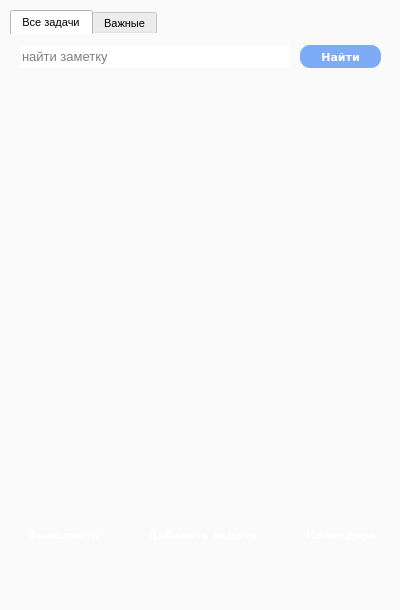
<?xml version="1.0" encoding="UTF-8"?>
<ui version="4.0">
 <class>MainWindow</class>
 <widget class="QMainWindow" name="MainWindow">
  <property name="geometry">
   <rect>
    <x>0</x>
    <y>0</y>
    <width>400</width>
    <height>610</height>
   </rect>
  </property>
  <property name="windowTitle">
   <string>Ежедневник</string>
  </property>
  <property name="layoutDirection">
   <enum>Qt::LeftToRight</enum>
  </property>
  <property name="styleSheet">
   <string notr="true">background-color: rgb(250, 250, 250);</string>
  </property>
  <widget class="QWidget" name="centralwidget">
   <widget class="QTabWidget" name="tabWidget">
    <property name="geometry">
     <rect>
      <x>10</x>
      <y>10</y>
      <width>381</width>
      <height>491</height>
     </rect>
    </property>
    <property name="font">
     <font>
      <pointsize>8</pointsize>
     </font>
    </property>
    <property name="styleSheet">
     <string notr="true">border: 0px;
background-color: rgb(250, 250, 250);</string>
    </property>
    <property name="currentIndex">
     <number>0</number>
    </property>
    <widget class="QWidget" name="all_task">
     <attribute name="title">
      <string>Все задачи</string>
     </attribute>
     <widget class="QPushButton" name="search_btn">
      <property name="geometry">
       <rect>
        <x>290</x>
        <y>10</y>
        <width>81</width>
        <height>23</height>
       </rect>
      </property>
      <property name="font">
       <font>
        <family>Verdana</family>
        <pointsize>8</pointsize>
        <weight>75</weight>
        <bold>true</bold>
       </font>
      </property>
      <property name="styleSheet">
       <string notr="true">font-family: Verdana;
font-weight: bold;
font-size: 8pt;
border-radius: 10px;
color: white;
background-color: #7dabf6;
</string>
      </property>
      <property name="text">
       <string>Найти</string>
      </property>
     </widget>
     <widget class="QLineEdit" name="search_line_edit">
      <property name="geometry">
       <rect>
        <x>10</x>
        <y>10</y>
        <width>271</width>
        <height>23</height>
       </rect>
      </property>
      <property name="font">
       <font>
        <pointsize>10</pointsize>
       </font>
      </property>
      <property name="styleSheet">
       <string notr="true">background-color: rgb(255, 255, 255);
font-size: 10pt;</string>
      </property>
      <property name="text">
       <string/>
      </property>
      <property name="placeholderText">
       <string>найти заметку</string>
      </property>
     </widget>
     <widget class="QListWidget" name="taskListWidget">
      <property name="geometry">
       <rect>
        <x>10</x>
        <y>46</y>
        <width>361</width>
        <height>401</height>
       </rect>
      </property>
      <property name="styleSheet">
       <string notr="true">background-color: rgb(250, 250, 250);</string>
      </property>
     </widget>
     <widget class="QPushButton" name="important_button">
      <property name="geometry">
       <rect>
        <x>320</x>
        <y>400</y>
        <width>51</width>
        <height>51</height>
       </rect>
      </property>
      <property name="styleSheet">
       <string notr="true"/>
      </property>
      <property name="text">
       <string/>
      </property>
     </widget>
    </widget>
    <widget class="QWidget" name="important_task">
     <attribute name="title">
      <string>Важные</string>
     </attribute>
     <widget class="QLineEdit" name="search_line_edit_2">
      <property name="geometry">
       <rect>
        <x>10</x>
        <y>10</y>
        <width>271</width>
        <height>23</height>
       </rect>
      </property>
      <property name="font">
       <font>
        <pointsize>10</pointsize>
       </font>
      </property>
      <property name="styleSheet">
       <string notr="true">background-color: rgb(255, 255, 255);
font-size: 10pt;</string>
      </property>
      <property name="text">
       <string/>
      </property>
      <property name="placeholderText">
       <string>найти заметку</string>
      </property>
     </widget>
     <widget class="QPushButton" name="search_btn2">
      <property name="geometry">
       <rect>
        <x>290</x>
        <y>10</y>
        <width>81</width>
        <height>23</height>
       </rect>
      </property>
      <property name="font">
       <font>
        <family>Verdana</family>
        <pointsize>8</pointsize>
        <weight>75</weight>
        <bold>true</bold>
       </font>
      </property>
      <property name="layoutDirection">
       <enum>Qt::RightToLeft</enum>
      </property>
      <property name="styleSheet">
       <string notr="true">font-family: Verdana;
font-weight: bold;
font-size: 8pt;
border-radius: 10px;
color: white;
background-color: #7dabf6;
</string>
      </property>
      <property name="text">
       <string>Найти</string>
      </property>
     </widget>
     <widget class="QListWidget" name="taskListWidget_2">
      <property name="geometry">
       <rect>
        <x>10</x>
        <y>46</y>
        <width>361</width>
        <height>401</height>
       </rect>
      </property>
      <property name="styleSheet">
       <string notr="true">background-color: rgb(250, 250, 250);</string>
      </property>
     </widget>
    </widget>
   </widget>
   <widget class="QPushButton" name="calendar_btn">
    <property name="geometry">
     <rect>
      <x>291</x>
      <y>520</y>
      <width>101</width>
      <height>29</height>
     </rect>
    </property>
    <property name="sizePolicy">
     <sizepolicy hsizetype="Minimum" vsizetype="Expanding">
      <horstretch>0</horstretch>
      <verstretch>0</verstretch>
     </sizepolicy>
    </property>
    <property name="font">
     <font>
      <family>Verdana</family>
      <pointsize>8</pointsize>
      <weight>75</weight>
      <bold>true</bold>
     </font>
    </property>
    <property name="styleSheet">
     <string notr="true">font-family: Verdana;
font-weight: bold;
font-size: 8pt;
border-radius: 10px;
color: white;

</string>
    </property>
    <property name="text">
     <string>Календарь</string>
    </property>
    <property name="icon">
     <iconset>
      <normaloff>../../../../.designer/images/calendar.png</normaloff>../../../../.designer/images/calendar.png</iconset>
    </property>
    <attribute name="buttonGroup">
     <string notr="true">buttons_group</string>
    </attribute>
   </widget>
   <widget class="QPushButton" name="perform_button">
    <property name="geometry">
     <rect>
      <x>13</x>
      <y>520</y>
      <width>101</width>
      <height>29</height>
     </rect>
    </property>
    <property name="sizePolicy">
     <sizepolicy hsizetype="Minimum" vsizetype="Expanding">
      <horstretch>0</horstretch>
      <verstretch>0</verstretch>
     </sizepolicy>
    </property>
    <property name="font">
     <font>
      <family>Verdana</family>
      <pointsize>8</pointsize>
      <weight>75</weight>
      <bold>true</bold>
     </font>
    </property>
    <property name="styleSheet">
     <string notr="true">font-family: Verdana;
font-weight: bold;
font-size: 8pt;
border-radius: 10px;
color: white;

</string>
    </property>
    <property name="text">
     <string>Выполнить</string>
    </property>
    <property name="icon">
     <iconset>
      <normaloff>../../../../.designer/images/tasks.png</normaloff>../../../../.designer/images/tasks.png</iconset>
    </property>
    <attribute name="buttonGroup">
     <string notr="true">buttons_group</string>
    </attribute>
   </widget>
   <widget class="QPushButton" name="add_task">
    <property name="enabled">
     <bool>true</bool>
    </property>
    <property name="geometry">
     <rect>
      <x>122</x>
      <y>520</y>
      <width>161</width>
      <height>29</height>
     </rect>
    </property>
    <property name="sizePolicy">
     <sizepolicy hsizetype="Minimum" vsizetype="Expanding">
      <horstretch>0</horstretch>
      <verstretch>0</verstretch>
     </sizepolicy>
    </property>
    <property name="font">
     <font>
      <family>Verdana</family>
      <pointsize>8</pointsize>
      <weight>75</weight>
      <bold>true</bold>
     </font>
    </property>
    <property name="styleSheet">
     <string notr="true">font-family: Verdana;
font-weight: bold;
font-size: 8pt;
border-radius: 10px;
color: white;
</string>
    </property>
    <property name="text">
     <string>Добавить задачу</string>
    </property>
    <attribute name="buttonGroup">
     <string notr="true">buttons_group</string>
    </attribute>
   </widget>
  </widget>
  <widget class="QMenuBar" name="menubar">
   <property name="geometry">
    <rect>
     <x>0</x>
     <y>0</y>
     <width>400</width>
     <height>21</height>
    </rect>
   </property>
  </widget>
  <widget class="QStatusBar" name="statusbar"/>
 </widget>
 <resources/>
 <connections/>
 <buttongroups>
  <buttongroup name="buttons_group"/>
 </buttongroups>
</ui>
